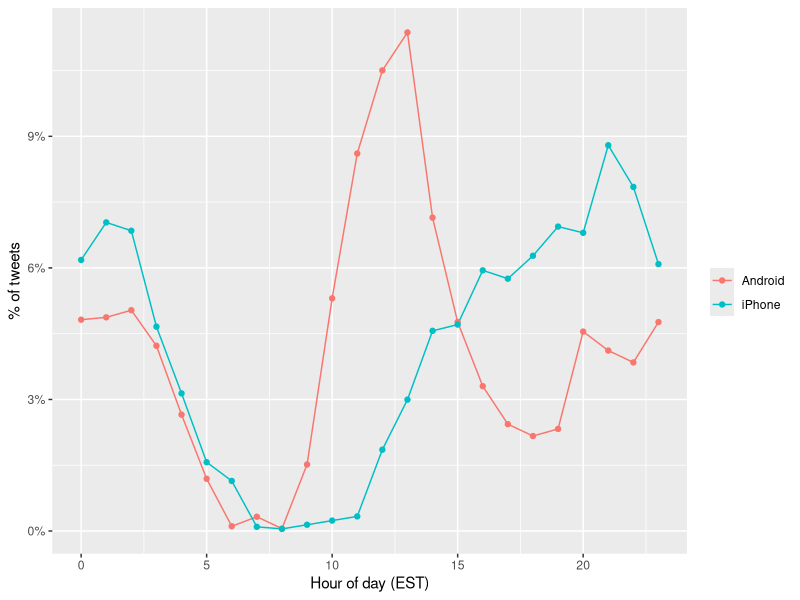

Write the R code that produced this figure. (Note: this script raises an error after producing the figure.)
#TEXT MINING
library(tidyverse)
library(lubridate)
library(scales)
library(dslabs)
data("trump_tweets")
head(trump_tweets)
trump_tweets %>% tail
names(trump_tweets)
?trump_tweets
trump_tweets$text[16413] %>%
  str_wrap(width = options()$width) %>%
  cat
trump_tweets %>% count(source) %>% 
  arrange(desc(n)) %>%
  head(5)
campaign_tweets <- trump_tweets %>%
  extract(source, "source", "Twitter for (.*)") %>%
  filter(source %in% c("Android", "iPhone") &
           created_at >= ymd("2015-06-17") &
           created_at < ymd("2016-11-08")) %>%
  filter(!is_retweet) %>%
  arrange(created_at) %>%
  as_tibble()
campaign_tweets%>%head()
sum(is.na(campaign_tweets$source))

campaign_tweets %>% 
  mutate(hour = hour(with_tz(created_at, "EST"))) %>%
  count(source, hour) %>%
  group_by(source)%>%
  mutate(percent = n/sum(n)) %>%
  ungroup() %>%
  ggplot(aes(hour, percent, color = source))+
  geom_line() +
  geom_point()+
  scale_y_continuous(labels = percent_format())+
  labs(x = "Hour of day (EST)", y = "% of tweets", color = "")

library(tidytext)
poem <- c("Roses are red,", "Violets are blue,", 
          "Sugar is sweet,", "And so are you.")  
example <- tibble(line = c(1,2,3,4), text = poem)  
example  %>% unnest_tokens(word, text)

#Now tweets 
i <- 3008
campaign_tweets$text[i] %>% str_wrap(width = 65) %>%
  cat()

  
links <- "https://t.co/[A-Za-z\\d]+|&amp;"
campaign_tweets[i,] %>% 
  mutate(text = str_replace_all(text, links, ""))  %>%
  unnest_tokens(word, text, token = "tweets") %>%
  pull(word)

tweet_words <- campaign_tweets %>% 
  mutate(text = str_replace_all(text, links, "")) %>%
  unnest_tokens(word, text, token = "tweets")

tweet_words %>% count(word) %>% 
  arrange(desc(n))
stop_words

tweet_words <- campaign_tweets %>% 
  mutate(text = str_replace_all(text, links, "")) %>%
  unnest_tokens(word, text, token = "tweets") %>%
  filter(!word %in% stop_words$word & 
           !str_detect(word, "^\\d+$")) %>% 
  mutate(word = str_replace(word, "^'", ""))

tweet_words %>% count(word) %>%
  top_n(10, n) %>%
  mutate(word = reorder(word, n)) %>%
  arrange(desc(n))

android_iphone_or <- tweet_words %>%
  count(word, source) %>%
  pivot_wider(names_from = "source", values_from = "n", values_fill = 0) %>%
  mutate(or = (Android + 0.5)/(sum(Android) - Android + 0.5)/
           ((iPhone + 0.5)/(sum(iPhone) - iPhone + 0.5)))
android_iphone_or %>% arrange(desc(or))
android_iphone_or %>% filter(Android+iPhone >100) %>%
  arrange(desc(or))









  
